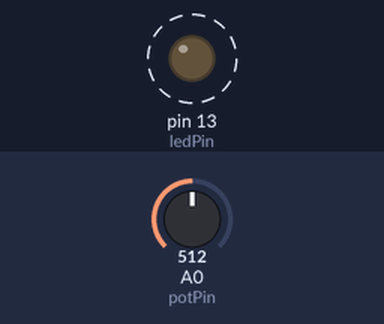
The sketch below on a simulated Arduino Uno, built with avr-gcc and run on an emulated ATmega328P. Parts: output pins drawn as LEDs (lit = HIGH). Dashed ring = blinking. The inputs (shaded band) are chosen by the test bench; at power-on: A0 (potPin) = 512.

Above: at 1.8 s.
1.9 s: A0 (potPin) set to 0
At 2.9 s:
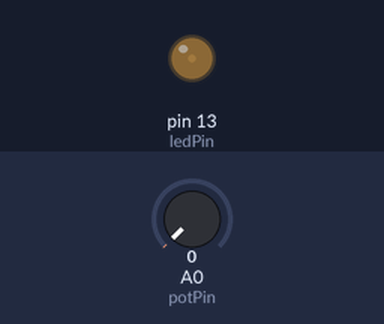
3.6 s: A0 (potPin) set to 122
At 3.9 s:
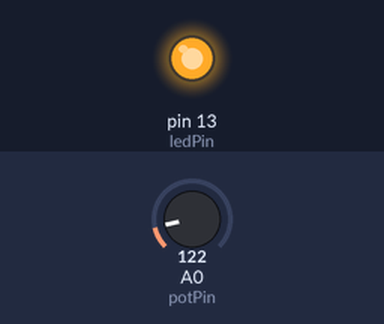
Timing chart, 0 to 13.1 s (numbered marks = the images above; inputs shaded):
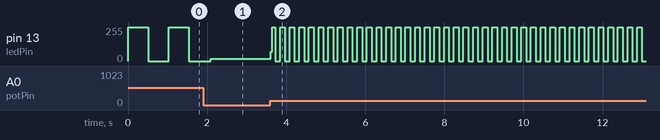

The sketch:

potsAreGreat.ino
```cpp
int ledPin = 13;
int potPin = A0;
int potVal = 0;

void setup() {
  // put your setup code here, to run once:
  pinMode(ledPin, OUTPUT);
}

void loop() {
  // put your main code here, to run repeatedly:
  potVal = analogRead(potPin);

  digitalWrite(ledPin, HIGH);
  delay(potVal);
  digitalWrite(ledPin, LOW);
  delay(potVal);

}
```

Measured:
- after the input at 3.6 s, pin 13 (ledPin): 16/255 → 69/255 at once, then moves between 0/255 and 255/255, repeating every 0.24 s
- by itself, pin 13 (ledPin): alternates 255/255 for 0.51 s and 0/255 for 0.51 s
